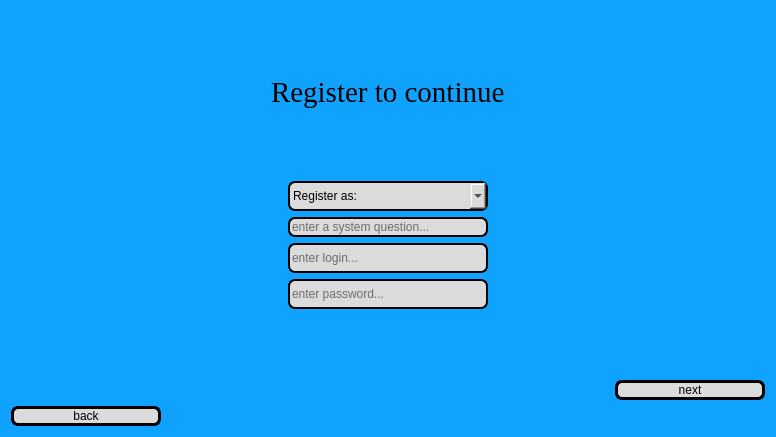
<?xml version="1.0" encoding="UTF-8"?>
<ui version="4.0">
 <class>UserRegistration</class>
 <widget class="QDialog" name="UserRegistration">
  <property name="geometry">
   <rect>
    <x>0</x>
    <y>0</y>
    <width>776</width>
    <height>437</height>
   </rect>
  </property>
  <property name="windowTitle">
   <string>Registration</string>
  </property>
  <property name="windowIcon">
   <iconset>
    <normaloff>../Users/Таня/Pictures/Нова папка/8552951.png</normaloff>../Users/Таня/Pictures/Нова папка/8552951.png</iconset>
  </property>
  <property name="styleSheet">
   <string notr="true">background-color: rgb(15, 163, 255);</string>
  </property>
  <layout class="QVBoxLayout" name="verticalLayout">
   <item>
    <spacer name="verticalSpacer_3">
     <property name="orientation">
      <enum>Qt::Vertical</enum>
     </property>
     <property name="sizeHint" stdset="0">
      <size>
       <width>20</width>
       <height>40</height>
      </size>
     </property>
    </spacer>
   </item>
   <item alignment="Qt::AlignHCenter">
    <widget class="QLabel" name="label">
     <property name="font">
      <font>
       <family>Times New Roman</family>
       <pointsize>22</pointsize>
      </font>
     </property>
     <property name="text">
      <string>Register to continue</string>
     </property>
    </widget>
   </item>
   <item>
    <spacer name="verticalSpacer_2">
     <property name="orientation">
      <enum>Qt::Vertical</enum>
     </property>
     <property name="sizeHint" stdset="0">
      <size>
       <width>20</width>
       <height>40</height>
      </size>
     </property>
    </spacer>
   </item>
   <item alignment="Qt::AlignHCenter">
    <widget class="QComboBox" name="CBcheck">
     <property name="minimumSize">
      <size>
       <width>200</width>
       <height>30</height>
      </size>
     </property>
     <property name="styleSheet">
      <string notr="true">QComboBox {
    color: #000000;
    background-color: rgb(219, 219, 219);
    border-radius: 7px; 
    border: 2px solid rgb(0, 0, 0);
}</string>
     </property>
     <item>
      <property name="text">
       <string>Register as:</string>
      </property>
     </item>
     <item>
      <property name="text">
       <string>користувач</string>
      </property>
     </item>
     <item>
      <property name="text">
       <string>адміністратор</string>
      </property>
     </item>
    </widget>
   </item>
   <item alignment="Qt::AlignHCenter">
    <widget class="QLineEdit" name="LEquestion">
     <property name="minimumSize">
      <size>
       <width>200</width>
       <height>0</height>
      </size>
     </property>
     <property name="styleSheet">
      <string notr="true">QLineEdit {
    color: #000000;
    background-color: rgb(219, 219, 219);
    border-radius: 7px; 
    border: 2px solid rgb(0, 0, 0);
}


QLineEdit:hover {
    color: #000000;
    border: 2px solid rgb(0, 0, 0);
}</string>
     </property>
     <property name="echoMode">
      <enum>QLineEdit::Password</enum>
     </property>
     <property name="placeholderText">
      <string>enter a system question...</string>
     </property>
    </widget>
   </item>
   <item alignment="Qt::AlignHCenter">
    <widget class="QLineEdit" name="LElogin">
     <property name="minimumSize">
      <size>
       <width>200</width>
       <height>30</height>
      </size>
     </property>
     <property name="styleSheet">
      <string notr="true">QLineEdit {
    color: #000000;
    background-color: rgb(219, 219, 219);
    border-radius: 7px; 
    border: 2px solid rgb(0, 0, 0);
}


QLineEdit:hover {
    color: #000000;
    border: 2px solid rgb(0, 0, 0);
}</string>
     </property>
     <property name="placeholderText">
      <string>enter login...</string>
     </property>
    </widget>
   </item>
   <item alignment="Qt::AlignHCenter">
    <widget class="QLineEdit" name="LEpassword">
     <property name="minimumSize">
      <size>
       <width>200</width>
       <height>30</height>
      </size>
     </property>
     <property name="styleSheet">
      <string notr="true">QLineEdit {
    color: #000000;
    background-color: rgb(219, 219, 219);
    border-radius: 7px; 
    border: 2px solid rgb(0, 0, 0);
}


QLineEdit:hover {
    color: #000000;
    border: 2px solid rgb(0, 0, 0);
}</string>
     </property>
     <property name="inputMask">
      <string/>
     </property>
     <property name="text">
      <string/>
     </property>
     <property name="echoMode">
      <enum>QLineEdit::Password</enum>
     </property>
     <property name="placeholderText">
      <string>enter password...</string>
     </property>
    </widget>
   </item>
   <item>
    <spacer name="verticalSpacer">
     <property name="orientation">
      <enum>Qt::Vertical</enum>
     </property>
     <property name="sizeHint" stdset="0">
      <size>
       <width>20</width>
       <height>40</height>
      </size>
     </property>
    </spacer>
   </item>
   <item alignment="Qt::AlignRight">
    <widget class="QPushButton" name="PBnext">
     <property name="minimumSize">
      <size>
       <width>150</width>
       <height>0</height>
      </size>
     </property>
     <property name="styleSheet">
      <string notr="true">QPushButton {
    color: #000000;
    background-color: rgb(219, 219, 219);
    border-radius: 7px; 
    border: 3px solid rgb(0, 0, 0);
}


QPushButton:hover {
    color: #000000;
    background-color: rgb(201, 201, 201); 
    border: 2px solid rgb(0, 0, 0);
}</string>
     </property>
     <property name="text">
      <string>next</string>
     </property>
    </widget>
   </item>
   <item alignment="Qt::AlignLeft">
    <widget class="QPushButton" name="PBback">
     <property name="minimumSize">
      <size>
       <width>150</width>
       <height>0</height>
      </size>
     </property>
     <property name="styleSheet">
      <string notr="true">QPushButton {
    color: #000000;
    background-color: rgb(219, 219, 219);
    border-radius: 7px; 
    border: 3px solid rgb(0, 0, 0);
}


QPushButton:hover {
    color: #000000;
    background-color: rgb(201, 201, 201); 
    border: 2px solid rgb(0, 0, 0);
}</string>
     </property>
     <property name="text">
      <string>back</string>
     </property>
     <property name="iconSize">
      <size>
       <width>30</width>
       <height>39</height>
      </size>
     </property>
    </widget>
   </item>
  </layout>
 </widget>
 <resources/>
 <connections/>
</ui>
